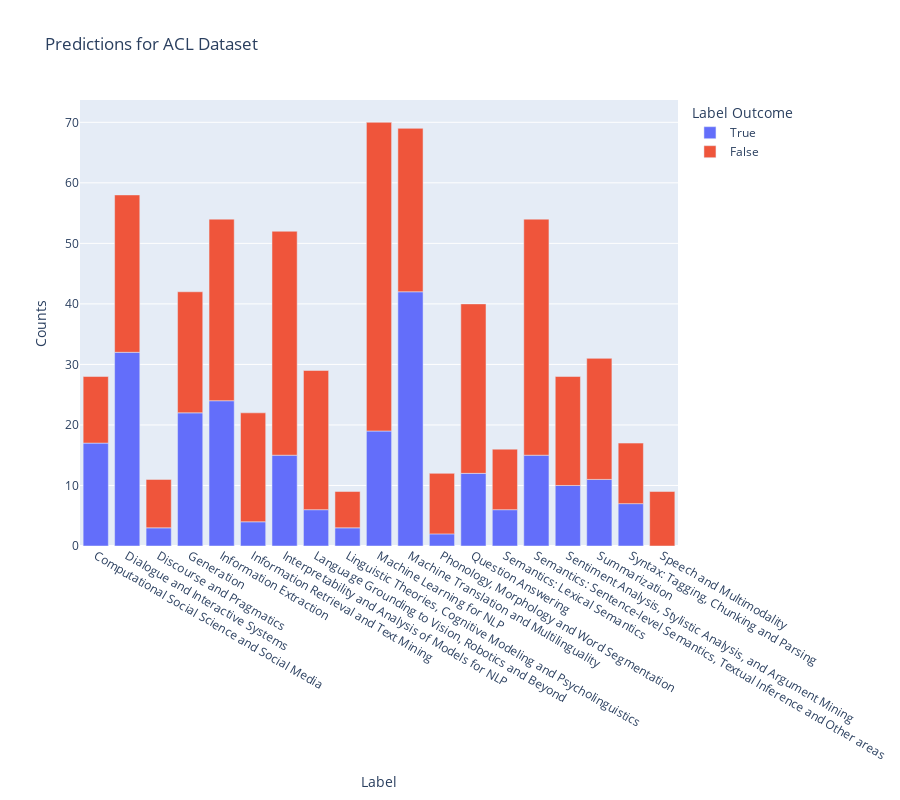

The cell this chart's notebook holds for it:
### Code cell
df_test["Label Outcome"] = df_test.apply(lambda x: x["Label"] == x["Predicted Label"], axis = 1)
df_test_outcome = df_test[['Label', 'Label Outcome']].groupby(['Label', 'Label Outcome']).size().reset_index(name='Counts')
df_test_outcome = df_test_outcome.sort_values(by = ['Label','Label Outcome'], ascending = [True, False])

import plotly.express as px

fig = px.bar(df_test_outcome, x="Label", y="Counts", color="Label Outcome", title="Predictions for ACL Dataset",
             width=900, height=800)
fig.show()

### Figure 1 — Plotly figure (JSON) as saved in the notebook; plotly's stock layout.template omitted (floating-point values rounded to 4 significant figures)
{"data": [{"alignmentgroup": "True", "hovertemplate": "Label Outcome=True<br>Label=%{x}<br>Counts=%{y}<extra></extra>", "legendgroup": "True", "marker": {"color": "#636efa", "pattern": {"shape": ""}}, "name": "True", "offsetgroup": "True", "orientation": "v", "showlegend": true, "textposition": "auto", "type": "bar", "x": ["Computational Social Science and Social Media", "Dialogue and Interactive Systems", "Discourse and Pragmatics", "Generation", "Information Extraction", "Information Retrieval and Text Mining", "Interpretability and Analysis of Models for NLP", "Language Grounding to Vision, Robotics and Beyond", "Linguistic Theories, Cognitive Modeling and Psycholinguistics", "Machine Learning for NLP", "Machine Translation and Multilinguality", "Phonology, Morphology and Word Segmentation", "Question Answering", "Semantics: Lexical Semantics", "Semantics: Sentence-level Semantics, Textual Inference and Other areas", "Sentiment Analysis, Stylistic Analysis, and Argument Mining", "Summarization", "Syntax: Tagging, Chunking and Parsing"], "xaxis": "x", "y": [17, 32, 3, 22, 24, 4, 15, 6, 3, 19, 42, 2, 12, 6, 15, 10, 11, 7], "yaxis": "y"}, {"alignmentgroup": "True", "hovertemplate": "Label Outcome=False<br>Label=%{x}<br>Counts=%{y}<extra></extra>", "legendgroup": "False", "marker": {"color": "#EF553B", "pattern": {"shape": ""}}, "name": "False", "offsetgroup": "False", "orientation": "v", "showlegend": true, "textposition": "auto", "type": "bar", "x": ["Computational Social Science and Social Media", "Dialogue and Interactive Systems", "Discourse and Pragmatics", "Generation", "Information Extraction", "Information Retrieval and Text Mining", "Interpretability and Analysis of Models for NLP", "Language Grounding to Vision, Robotics and Beyond", "Linguistic Theories, Cognitive Modeling and Psycholinguistics", "Machine Learning for NLP", "Machine Translation and Multilinguality", "Phonology, Morphology and Word Segmentation", "Question Answering", "Semantics: Lexical Semantics", "Semantics: Sentence-level Semantics, Textual Inference and Other areas", "Sentiment Analysis, Stylistic Analysis, and Argument Mining", "Speech and Multimodality", "Summarization", "Syntax: Tagging, Chunking and Parsing"], "xaxis": "x", "y": [11, 26, 8, 20, 30, 18, 37, 23, 6, 51, 27, 10, 28, 10, 39, 18, 9, 20, 10], "yaxis": "y"}], "layout": {"barmode": "relative", "height": 800, "legend": {"title": {"text": "Label Outcome"}, "tracegroupgap": 0}, "title": {"text": "Predictions for ACL Dataset"}, "width": 900, "xaxis": {"anchor": "y", "domain": [0, 1], "title": {"text": "Label"}}, "yaxis": {"anchor": "x", "domain": [0, 1], "title": {"text": "Counts"}}}}
